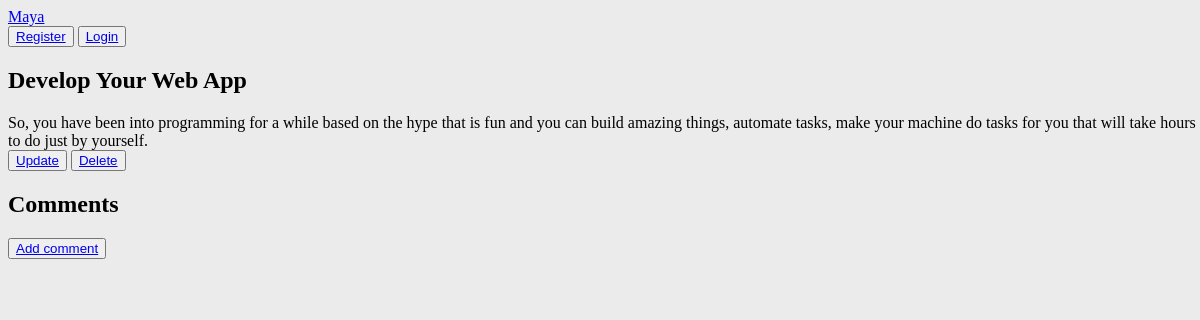
Before: /article/1 with the older database file.
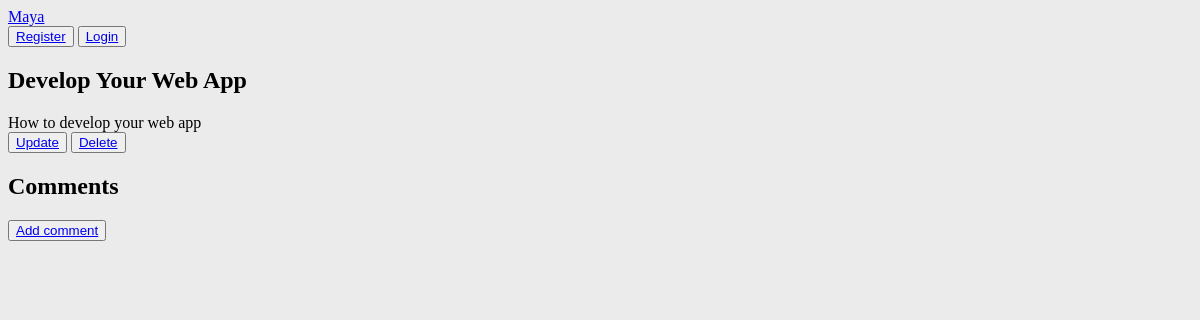
After: the same page with the newer database file.
### blog/models.py (models this page shows, shortened)
class Post(models.Model):
    title = models.CharField(max_length=255)
    title_tag = models.CharField(max_length=200, default='wooha')
    author = models.ForeignKey(User, on_delete=models.CASCADE)
    body = models.TextField()
    post_date = models.DateField(auto_now_add=True)
    category = models.CharField(max_length=200)

### blog/views.py (the view)
# urls.py: path('article/<int:pk>', ArticleDetailView.as_view(), name='article_details'),
class ArticleDetailView(DetailView):
    model = Post
    template_name = 'blog/article_details.html'

### templates/blog/article_details.html (shortened to what this page needs)
{% extends 'layout.html' %}
{% block body %}
<section>
    <h1>{{ post.title }}</h1>
    <div class="post_body">
    {{ post.body|safe }}
    </div>
    <div class="crud_button">
    <button><a href="{% url 'update' post.pk %}">Update </a> </button> <button> <a href="{% url 'delete_post' post.pk %}">Delete</a> </button>
    </div>
    <div class="comments">
        <h2>Comments</h2>
        <button>
        <a href="{% url 'comment' post.pk %}">Add comment</a>
        </button>
    </div>
</section>
{% endblock %}

Changed rows visible on the page:
changed Post "Develop Your Web App": body "So, you have been into programming for a while based on the hype that is fun and you can build amazing things, automate tasks, make your machine do tasks for you that will take hours to do just by yourself." → "How to develop your web app"
